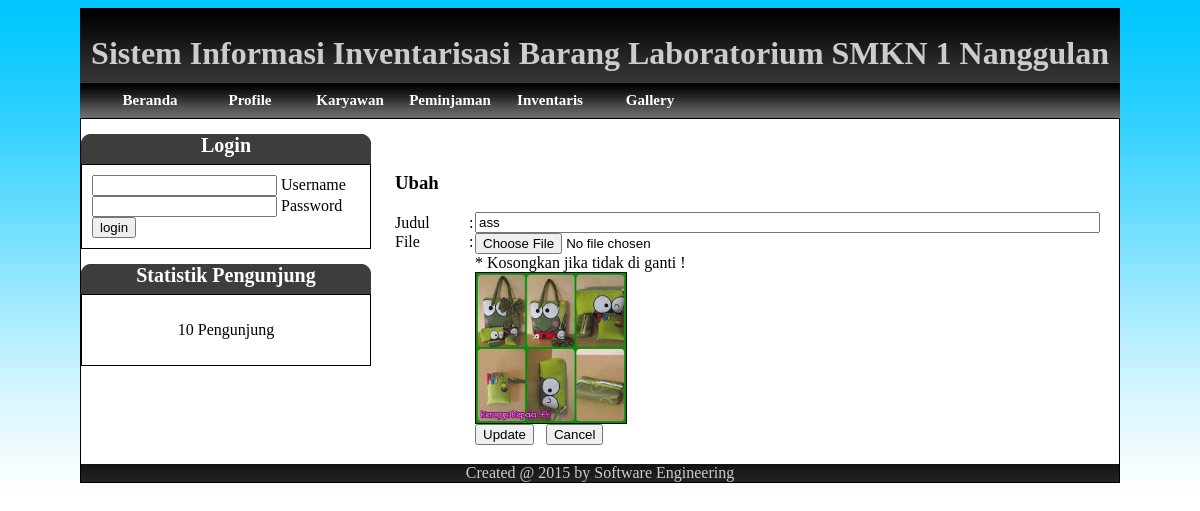
Page /gallery_ubah.php?id=20 on the committed database.
### tables this page shows
CREATE TABLE IF NOT EXISTS `tb_gallery` (
`id_foto` int(3) NOT NULL,
  `nama_file` varchar(25) NOT NULL,
  `judul_foto` varchar(25) NOT NULL,
  `waktu` datetime NOT NULL
);

### gallery_ubah.php (the view, shortened to what this page needs)
<?php include('header.php'); ?>
<?php include('sidebox.php'); ?>
<!DOCTYPE html PUBLIC "-//W3C//DTD XHTML 1.0 Transitional//EN" "http://www.w3.org/TR/xhtml1/DTD/xhtml1-transitional.dtd">
<html xmlns="http://www.w3.org/1999/xhtml">
<head>
<link href="../style.css" rel="stylesheet" type="text/css" />
<link href="../fancybox/jquery.fancybox-1.3.4.css" type="text/css" rel="stylesheet"/>
</head>
<body>
<div id="wrap">
   	<h3>Ubah</h3>
    <?php
	$id=$_GET['id'];
	$cek=mysql_query("SELECT * FROM tb_gallery WHERE id_foto='$id'");
	$tampil=mysql_fetch_array($cek);
	?>
    <form action="gallery_update.php" method="post" enctype="multipart/form-data" name="gallery_update">
    <table width="100%" border="0" cellspacing="0" cellpadding="0">
      <tr>
        <td width="100">Judul</td>
        <td align="center">:</td>
        <td><input name="judul" type="text" id="judul" value="<?php echo $tampil['judul_foto']; ?>" size="75" maxlength="100" /></td>
      </tr>
  		<tr>
    		<td valign="top">File</td>
	    <td width="10" align="center" valign="top">:</td>
    		<td><input name="foto" type="file" id="foto" size="30" /><br />* Kosongkan jika tidak di ganti !</td>
  		</tr>
  		<tr>
  		  <td valign="top">&nbsp;</td>
  		  <td align="center" valign="top">&nbsp;</td>
  		  <td>
          <a href="photo/<?php echo $tampil['nama_file']; ?>" title="<?php echo $tampil['judul_foto']; ?>" class="fancy">
          <img src="photo/<?php echo $tampil['nama_file']; ?>" title="<?php echo $tampil['judul_foto']; ?>" height="150" align="top" style="border:1px solid #000;" border="0" />
          </a>
          </td>
	    </tr>
  		<tr>
    		<td colspan="2"><input name="id" type="hidden" id="id" value="<?php echo $tampil['id_foto']; ?>" /></td>
    		<td><input type="submit" name="update" id="update" value="Update" />
          <input type="button" name="cancel" id="cancel" value="Cancel" onclick="self.history.back()" /></td>
  		</tr>
	</table>
    </form>
    </div>
    <?php include('footer.php'); ?>
</body>
</html>

### style/style.css (style rules this page uses)
body { background:url(images/bg_body.jpg) repeat-x; }

### rows in the picture
tb_gallery: judul "ass", nama_file (picture)
